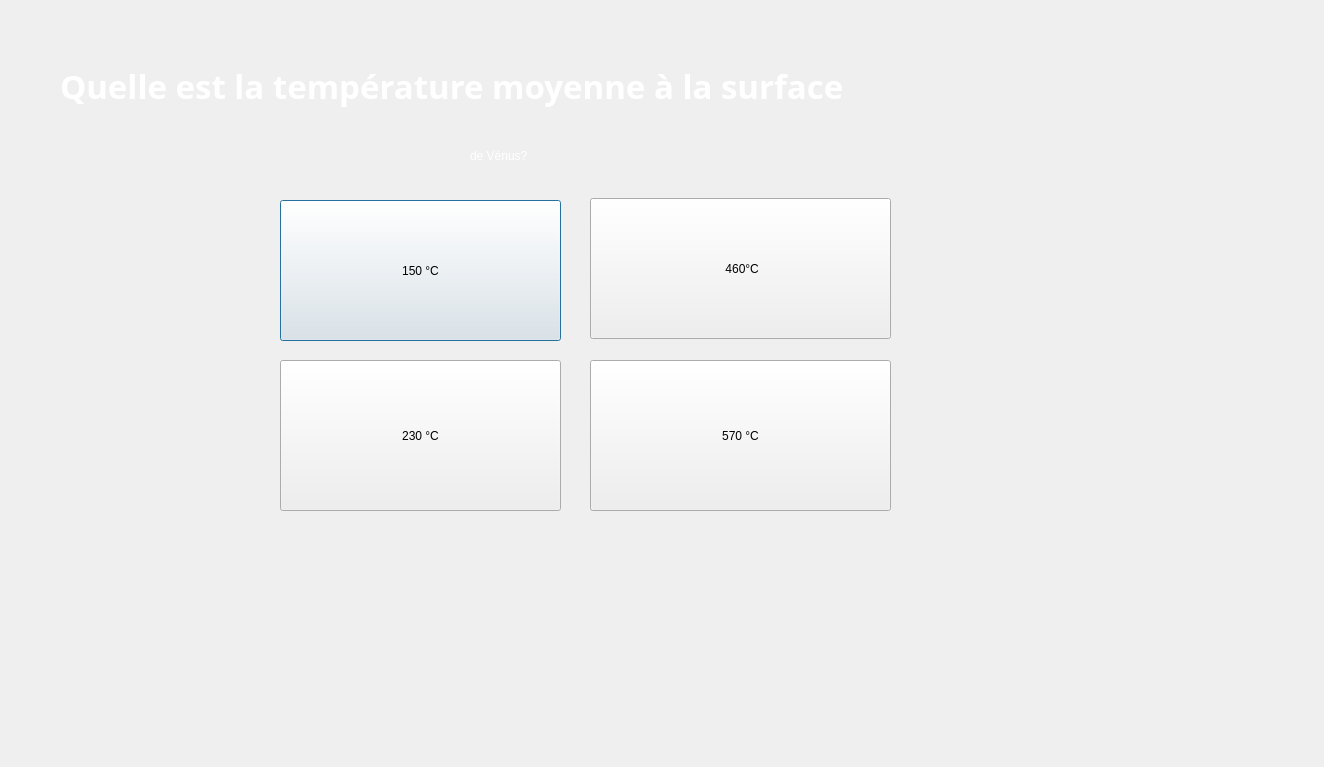
<?xml version="1.0" encoding="UTF-8"?>
<ui version="4.0">
 <class>Dialog10</class>
 <widget class="QDialog" name="Dialog10">
  <property name="geometry">
   <rect>
    <x>0</x>
    <y>0</y>
    <width>1324</width>
    <height>767</height>
   </rect>
  </property>
  <property name="windowTitle">
   <string>Dialog</string>
  </property>
  <widget class="QLabel" name="label">
   <property name="geometry">
    <rect>
     <x>60</x>
     <y>40</y>
     <width>1091</width>
     <height>91</height>
    </rect>
   </property>
   <property name="font">
    <font>
     <family>Segoe Script</family>
     <pointsize>25</pointsize>
     <italic>false</italic>
     <bold>true</bold>
    </font>
   </property>
   <property name="styleSheet">
    <string notr="true">font: 700 25pt &quot;Segoe Script&quot;;
color: rgb(255, 255, 255);</string>
   </property>
   <property name="text">
    <string>Quelle est la température moyenne à la surface </string>
   </property>
  </widget>
  <widget class="QPushButton" name="pushButton">
   <property name="geometry">
    <rect>
     <x>280</x>
     <y>200</y>
     <width>281</width>
     <height>141</height>
    </rect>
   </property>
   <property name="text">
    <string>150 °C</string>
   </property>
  </widget>
  <widget class="QPushButton" name="pushButton_2">
   <property name="geometry">
    <rect>
     <x>590</x>
     <y>198</y>
     <width>301</width>
     <height>141</height>
    </rect>
   </property>
   <property name="text">
    <string> 460°C</string>
   </property>
  </widget>
  <widget class="QPushButton" name="pushButton_3">
   <property name="geometry">
    <rect>
     <x>280</x>
     <y>360</y>
     <width>281</width>
     <height>151</height>
    </rect>
   </property>
   <property name="text">
    <string>230 °C</string>
   </property>
  </widget>
  <widget class="QPushButton" name="pushButton_4">
   <property name="geometry">
    <rect>
     <x>590</x>
     <y>360</y>
     <width>301</width>
     <height>151</height>
    </rect>
   </property>
   <property name="text">
    <string>570 °C</string>
   </property>
  </widget>
  <widget class="QLabel" name="label_2">
   <property name="geometry">
    <rect>
     <x>470</x>
     <y>120</y>
     <width>381</width>
     <height>71</height>
    </rect>
   </property>
   <property name="styleSheet">
    <string notr="true">font: 700 25pt &quot;Segoe Script&quot;;
color: rgb(255, 255, 255);</string>
   </property>
   <property name="text">
    <string>de Vénus?</string>
   </property>
  </widget>
 </widget>
 <resources/>
 <connections/>
</ui>
